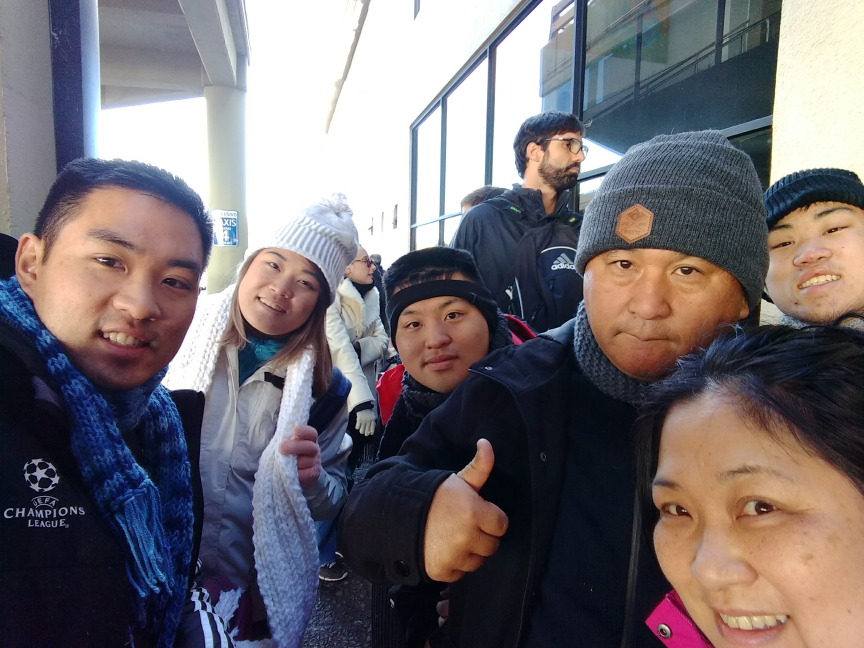
#> input picture opencv/1-basic/3-image_manipulation/familia.jpg, 2592 x 1944 px (shown at 1/3 size)
$ python image.py
#> lines starting #> are read from the running program, lines starting #| are printed output that depends on the picture
import cv2
import numpy as np

familia = cv2.imread('familia.jpg')
#> familia is the input picture: shape (1944, 2592, 3); mean B, G, R 113, 108.6, 114.9
familiaGray = cv2.cvtColor(familia, cv2.COLOR_BGR2GRAY)
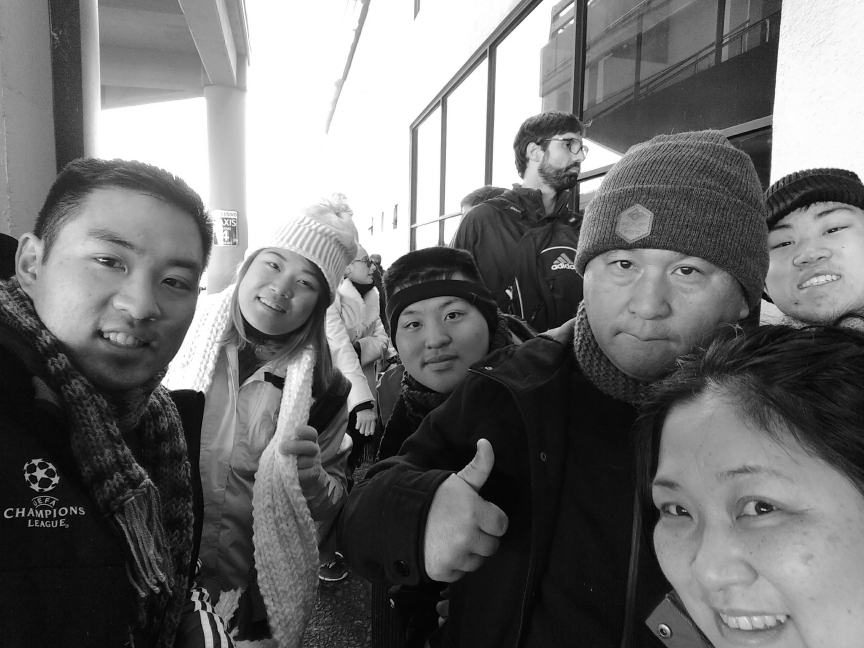
#> familiaGray: shape (1944, 2592) (shown at 1/3 size); min 0, max 255, mean 111
rows,cols, ch = familia.shape
#> rows = 1944; cols = 2592; ch = 3

#Scaling
scaled = cv2.resize(familia,None,fx=2, fy=2, interpolation = cv2.INTER_LINEAR)

cv2.imwrite('scaled.jpg', scaled)


#TRanslation
M = np.float32([[1,0,500],[0,1,0]])
translated = cv2.warpAffine(familiaGray, M, (cols, rows))
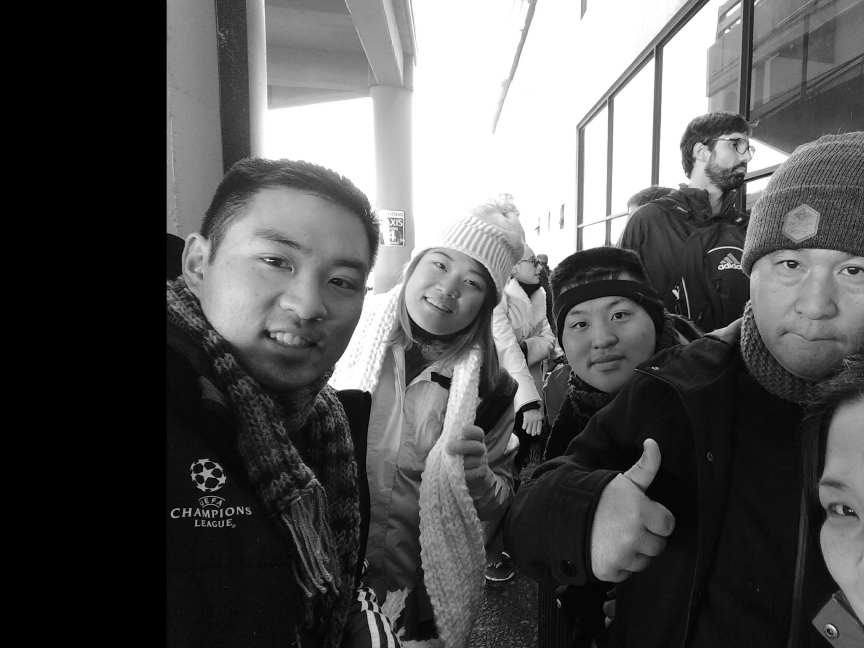
#> translated: shape (1944, 2592) (shown at 1/3 size); min 0, max 255, mean 86.6
cv2.imwrite('translated.jpg', translated)

#Rotation
M2 = cv2.getRotationMatrix2D((cols/2,rows/2),90,1)
rotated = cv2.warpAffine(familiaGray, M2, (cols, rows))
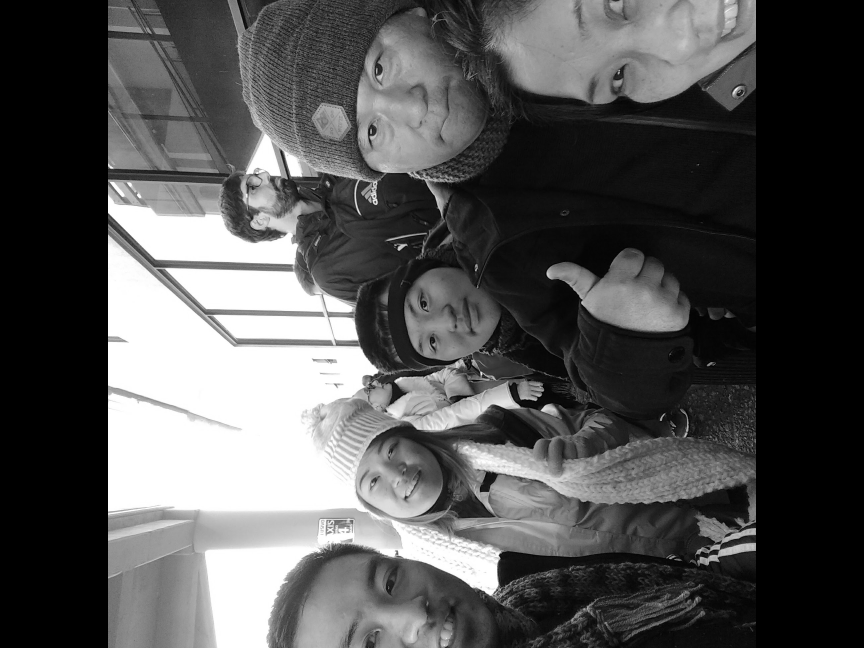
#> rotated: shape (1944, 2592) (shown at 1/3 size); min 0, max 255, mean 83.7
cv2.imwrite('rotated.jpg', rotated)

#Affine
pts1 = np.float32([[100,100],[400,100],[100,400]])
pts2 = np.float32([[20,200],[400,100],[200,500]])
M3 = cv2.getAffineTransform(pts1,pts2)
affined = cv2.warpAffine(familia,M3,(cols,rows))
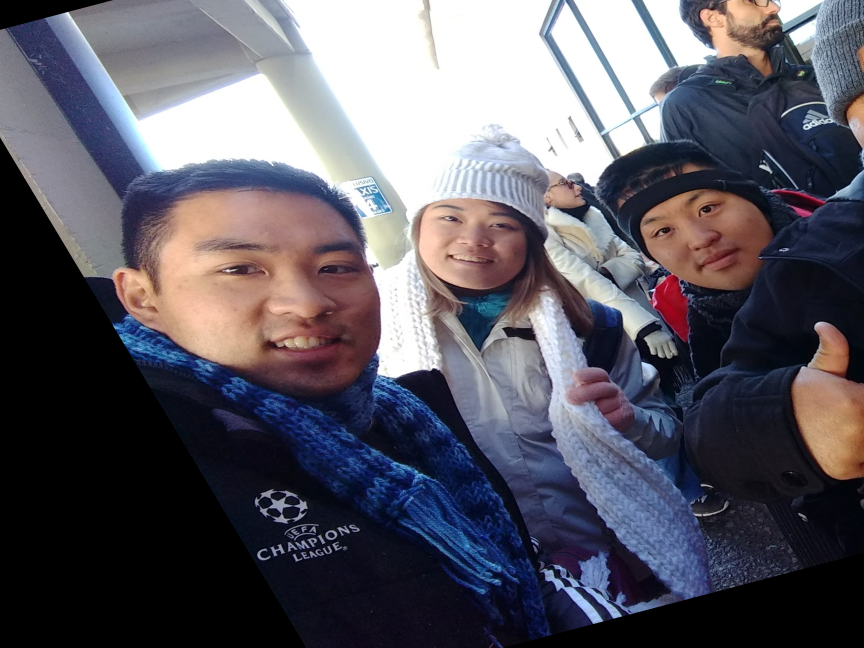
#> affined: shape (1944, 2592, 3) (shown at 1/3 size); mean B, G, R 99, 89.2, 91.5
cv2.imwrite('affinedTransformation.jpg', affined)

#Perspective
pts1 = np.float32([[56,65],[1500,52],[28,2000],[1500,2000]])
pts2 = np.float32([[0,0],[300,0],[0,300],[300,300]])
M4 = cv2.getPerspectiveTransform(pts1,pts2)
perspectived = cv2.warpPerspective(familia,M4,(300,300))
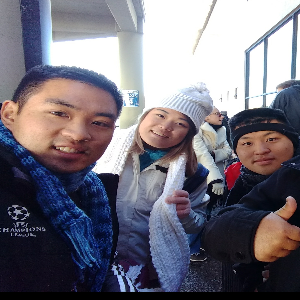
#> perspectived: shape (300, 300, 3); mean B, G, R 123.8, 113, 116.3
cv2.imwrite('perspectived.jpg', perspectived)
